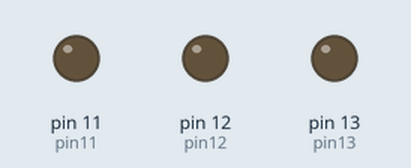
This sketch was run on a simulated Arduino Uno, built for the host (arithmetic inside an expression is 32-bit, double 64-bit). On the bench: output pins drawn as LEDs (lit = HIGH). What the sketch prints to the serial monitor is not drawn.

Above: at 0.5 s.
At 7.0 s:
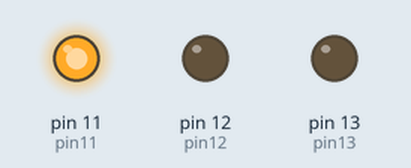
At 14.5 s:
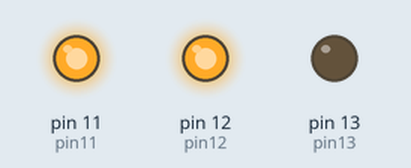
At 21.0 s:
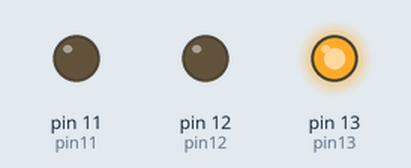
Timing chart, 0 to 32.5 s (numbered marks = the images above):
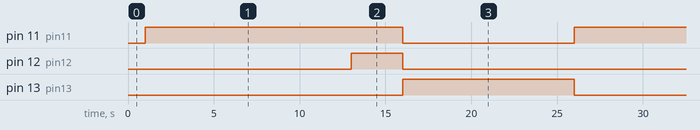

The sketch:

ensamblador.ino
```cpp
#include <math.h>

bool on = false;
int pin13 = 13;
int pin12 = 12;
int pin11 = 11;
int pinButton = 10;
int analogInput = A0;
unsigned int seconds = 0;
bool lights[] = { true, false, false };
int timer = 3026;
unsigned int cont = 0;

void setup()
{
  Serial.begin(9600);

  // Sets the ports
  DDRB = DDRB | B10000000;
  pinMode(pin13, OUTPUT);
  pinMode(pin12, OUTPUT);
  pinMode(pin11, OUTPUT);
  pinMode(pinButton, INPUT);
  pinMode(analogInput, INPUT);

  // Interrupciones
  /**
  cli();
  DDRD &= ~(1 << DDD1);
  PORTD |= (1 << PORTD1);
  EICRA |= (1 << ISC10);
  EIMSK |= (1 << INT1);
  sei();
  **/

  // Timer
  cli();
  TCCR1B = 0;
  TCCR1A = 0;
  TCCR1B |= (1 << CS12);
  TCNT1 = timer;
  TIMSK1 |= (1 << TOIE1);
  sei();


  // Timer CTC
  /*
  cli();
  TCCR1B = 0;
  TCCR1A = 0;
  TCCR1B |= (1 << WGM12);
  TCCR1B |= (1 << CS12);
  OCR1AH = 0x3D;
  OCR1AL = 0x09;
  TIMSK1 |= (1 << OCIE1A);
  sei();
  */
  // Runs functions
  Serial.println("Determinante");
  Serial.println(getDeterminant(10, 20, 30));
  Serial.println(getDeterminantAssembly(10, 20, 30));
  Serial.println("Promedio");
  Serial.println(getAverage(2, 4));
  //Serial.println(getAverageAssembly(2, 4));
  //blink();
}

ISR(INT1_vect)
{
  on = !on;
  //blinkAssembly(on);
  photodiode(on);
}

ISR(TIMER1_OVF_vect)
{
  //on = !on;
  //turnLED(on);

  // Restarts
  TCNT1 = timer;
  // Changes light
  // Green
  if (lights[0])
  {
    if (seconds < 15)
    {
      // Yellow
      if (seconds >= 15 - 3)
        lights[1] = true;
    }
    else
    {
      // Turns out green and yellow
      lights[0] = lights[1] = false;
      lights[2] = true;
      seconds = 0;
    }
  }
  // Red
  else if (lights[2])
  {
    if (seconds >= 10)
    {
      // Turns green and turns off red
      lights[0] = true;
      lights[2] = false;
      seconds = 0;
    }
  }

  trafficLights(lights);
  seconds++;
}

ISR(TIMER1_COMPA_vect)
{
  on = !on;
  turnLED(on);
}

/**
 * Gets determinant of a cuadratic equation.
 */
int getDeterminant(int a, int b, int c)
{
  return pow(b, 2) - 4 * a * c;
}

int getDeterminantAssembly(int a, int b, int c)
{
  int res = 0;

  asm volatile(
    "MOV r16, %1  \n\t" // a
    "MOV r17, %2  \n\t" // b
    "MOV r18, %3  \n\t" // c
    "LDI r19, 0x04  \n\t" // 4
    "MULS r17, r17  \n\t" // b²
    "MOV r20, r0  \n\t" // Saves b² LSB
    "MOV r21, r1  \n\t" // Saves b² MSB
    "LSL r16 \n\t"  // 2 * a
    "LSL r18 \n\t"  // 2 * c
    "MULS r16, r18  \n\t" // 2 * a * 2 * c
    "SUB r20, r0 \n\t" // Resta de LSB
    "SBC r21, r1 \n\t" // Resta de MSB
    "MOVW %0, r20  \n\t"
    : "=r" (res)
    : "r" (a), "r" (b), "r" (c)
  );

  Serial.println(res);

  return res;
}

/**
 * Gets the average.
 */
int getAverage(int a, int b)
{
  int sum = a + b;
  return sum / 2;
}

int getAverageAssembly(int a, int b)
{
  int res = 0;
  asm volatile(
    "MOV r18 0x00 \n\t" // i
    "MOV r19 0x02 \n\t" // size
    "FOR: \n\t"
    "ADD %1, %2 \n\t"
    "INC r18 \n\t" // i++
    "CPSE r18, r19 \n\t" // Compares
    "JMP FOR \n\t" // Returns
    // Divides
    "MOV r18, 0x00 \n\t" // i
    "FOR2: \n\t"
    "SUB %1, r19 \n\t" // Substract
    "BRMI 0x2 \n\t" // Compares
    "INC r17 \n\t" // i++
    "JMP FOR2 \n\t" // Returns
    "MOV %0, r17 \n\t"
    : "=r" (res)
    : "r" (a), "r" (b)
  );

  return res;
}

void blinkAssembly(bool bl)
{
  asm volatile(
    "LDI r16, 0x00 \n\t"
    "CPSE r16, %2 \n\t"
    "JMP OFF \n\t"
    "JMP ON \n\t"
    "OFF: CBI %0, %1 \n\t" // off
    "JMP EXIT \n\t"
    "ON: SBI %0, %1 \n\t" // on
    "EXIT: \n\t"
    :: "I" (_SFR_IO_ADDR(PORTB)), "I" (PORTB7), "r" (bl)
  );
}

void buttonAssembly()
{
  asm volatile(
    "SBI %0, %1 \n\t"
    "SBIS %2, %3 \n\t"
    "CBI %0, %1 \n\t"
    :: "I" (_SFR_IO_ADDR(PORTB)), "I" (PORTB7), "I" (_SFR_IO_ADDR(PINB)), "I" (PINB5)
  );

}

void blink()
{
  while(true)
  {
    digitalWrite(pin13, HIGH);
    delay(250);
    digitalWrite(pin13, LOW);
    delay(250);
  }
}

void button()
{
  digitalRead(pinButton); // ???
  if (digitalRead(pinButton))
  {
    cont++;
    Serial.print("Counter: ");
    Serial.print(cont);
    Serial.print('\n');
  }
}

void photodiode()
{
  int a = analogRead(analogInput);
  if (a < 1000)
  {
    cont++;
    Serial.println(cont);
  }
}

void photodiode(bool on)
{
  if (on) photodiode();
}

void turnLED(bool on)
{
  if (on) digitalWrite(pin13, HIGH);
  else digitalWrite(pin13, LOW);
}

void trafficLights(bool lights[])
{
  digitalWrite(pin11, lights[0] ? HIGH : LOW);
  digitalWrite(pin12, lights[1] ? HIGH : LOW);
  digitalWrite(pin13, lights[2] ? HIGH : LOW);
}

void loop()
{
  // put your main code here, to run repeatedly:
  //buttonAssembly();
  //button();
  //photodiode();
}
```

Measured:
- by itself, pin 11 (pin11): alternates HIGH for 15.0 s and LOW for 10.0 s
- by itself, pin 12 (pin12): alternates HIGH for 3.0 s and LOW for 22.0 s
- by itself, pin 13 (pin13): alternates HIGH for 10.0 s and LOW for 15.0 s
